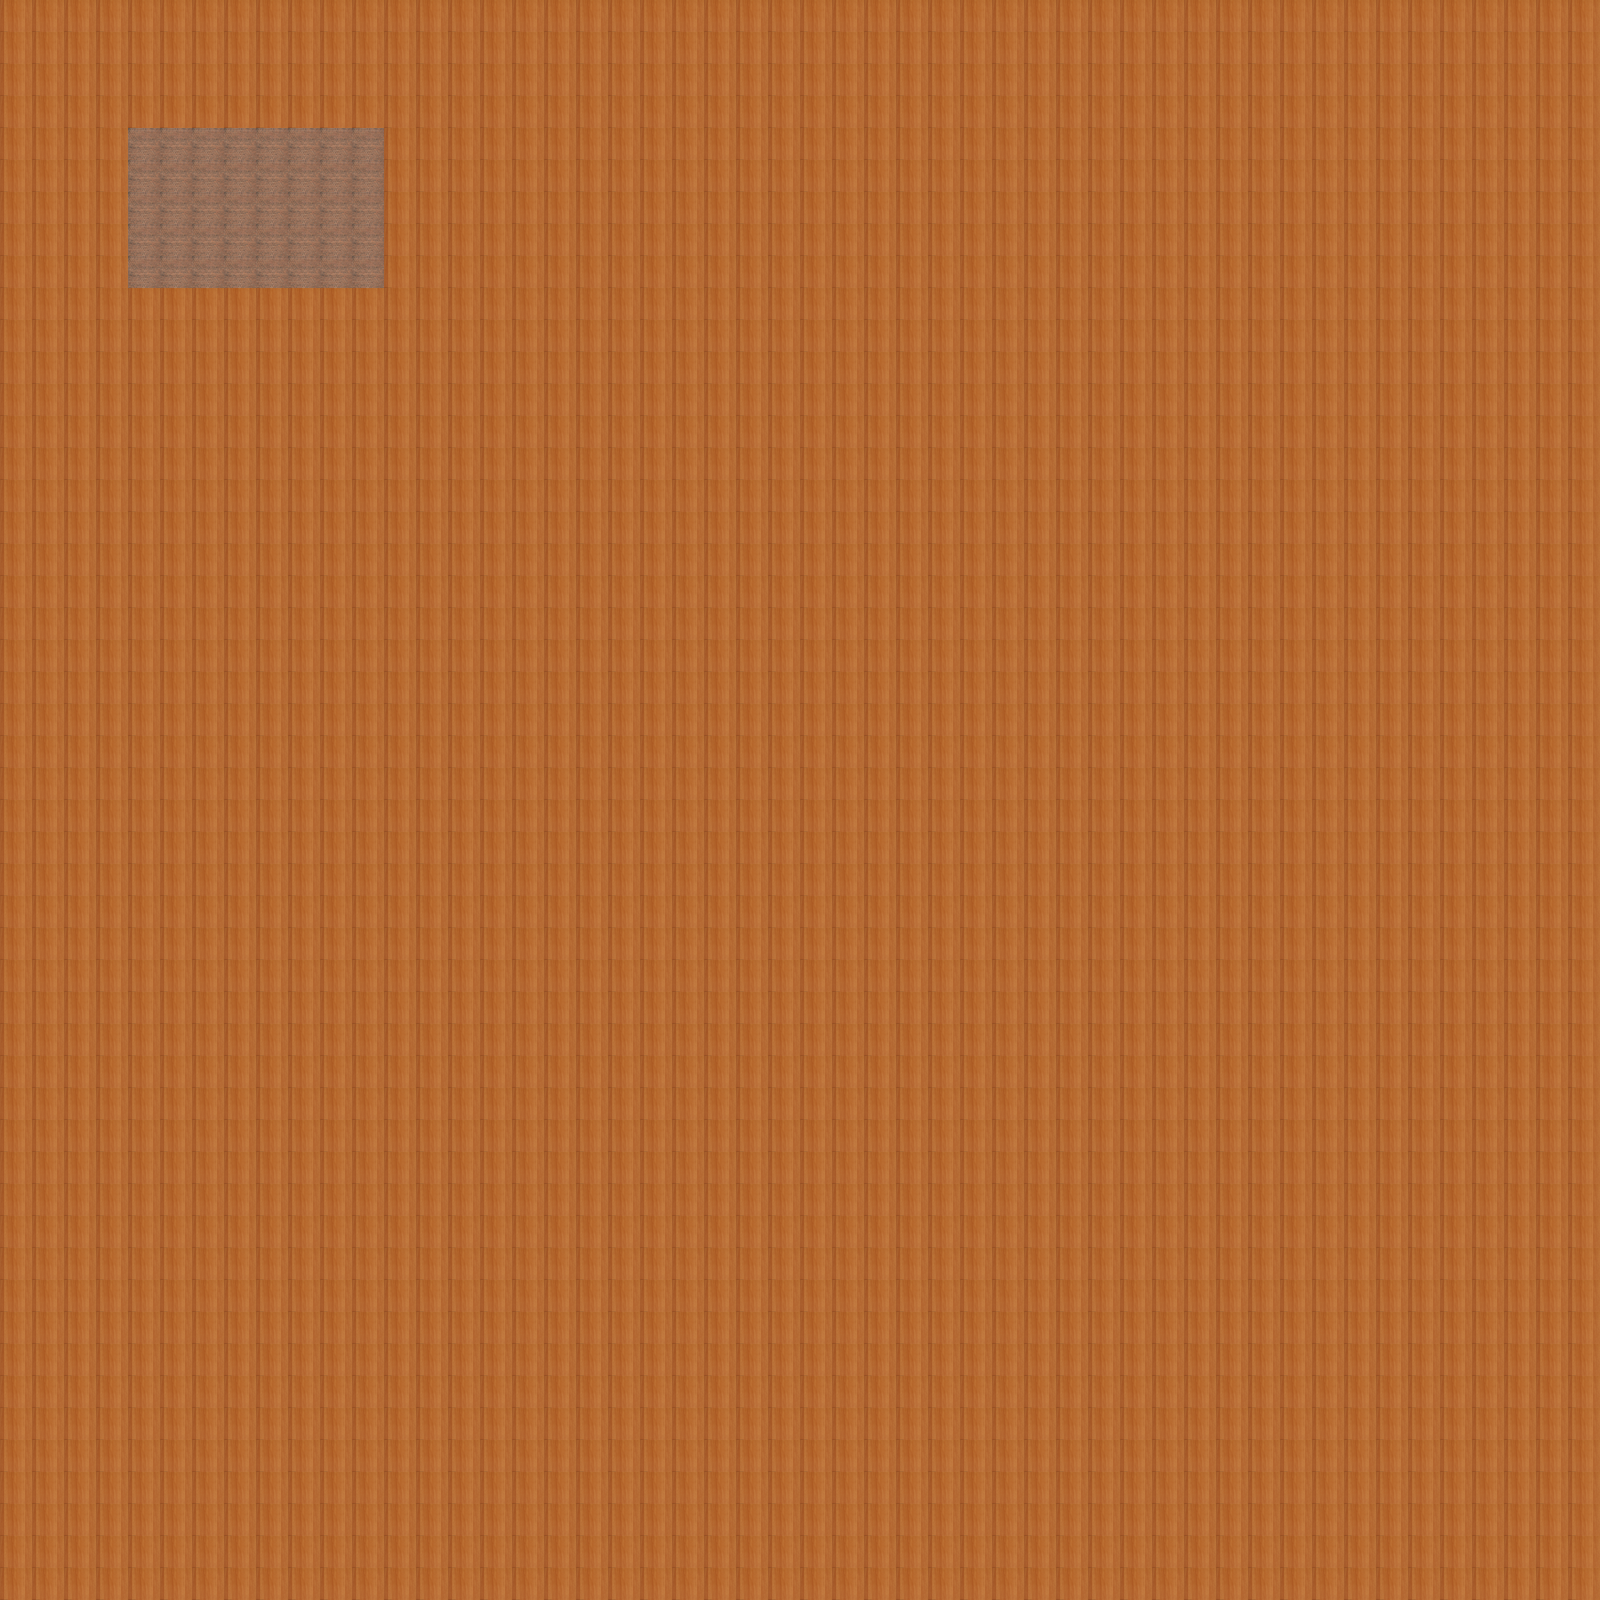

Rendered tile map (Tiled .tmx) drawn with the repository's tilesets; below, a short description and the map source with its tile grids summarised:
An orthogonal 50x50 tile map with 32x32 px tiles, 1 tile layer (Tile Layer 1).

<map version="1.0" orientation="orthogonal" width="50" height="50" tilewidth="32" tileheight="32">
 <tileset firstgid="1" name="Test_Tileset" tilewidth="32" tileheight="32" spacing="2" margin="1">
  <image source="Test_Tileset.png" trans="fff4ff" width="128" height="128" />
 </tileset>
 <layer name="Tile Layer 1" width="50" height="50">
  <data>[2500 cells, 2500 non-empty, 2 distinct tile ids]</data>
 </layer>
</map>